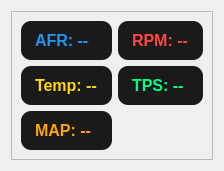
<?xml version="1.0" encoding="UTF-8"?>
<ui version="4.0">
 <class>SensorCards</class>
 <widget class="QWidget" name="SensorCards">
  <layout class="QVBoxLayout" name="verticalLayout">
   <item>
    <widget class="QScrollArea" name="sensorPanel">
     <property name="widgetResizable">
      <bool>true</bool>
     </property>
     <widget class="QWidget" name="scrollAreaWidgetContents">
      <layout class="QGridLayout" name="gridLayout">
       <item row="0" column="0">
        <widget class="QLabel" name="afrLabel">
         <property name="text">
          <string>AFR: --</string>
         </property>
         <property name="styleSheet">
          <string>QLabel {
              color: #2196F3;
              background: #1a1a1a;
              border-radius: 10px;
              padding: 10px;
              font-size: 12pt;
              font-weight: bold;
          }</string>
         </property>
        </widget>
       </item>
       <item row="0" column="1">
        <widget class="QLabel" name="rpmLabel">
         <property name="text">
          <string>RPM: --</string>
         </property>
         <property name="styleSheet">
          <string>QLabel {
              color: #ff4444;
              background: #1a1a1a;
              border-radius: 10px;
              padding: 10px;
              font-size: 12pt;
              font-weight: bold;
          }</string>
         </property>
        </widget>
       </item>
       <item row="1" column="0">
        <widget class="QLabel" name="tempLabel">
         <property name="text">
          <string>Temp: --</string>
         </property>
         <property name="styleSheet">
          <string>QLabel {
              color: #FFD700;
              background: #1a1a1a;
              border-radius: 10px;
              padding: 10px;
              font-size: 12pt;
              font-weight: bold;
          }</string>
         </property>
        </widget>
       </item>
       <item row="1" column="1">
        <widget class="QLabel" name="tpsLabel">
         <property name="text">
          <string>TPS: --</string>
         </property>
         <property name="styleSheet">
          <string>QLabel {
              color: #00FF88;
              background: #1a1a1a;
              border-radius: 10px;
              padding: 10px;
              font-size: 12pt;
              font-weight: bold;
          }</string>
         </property>
        </widget>
       </item>
       <item row="2" column="0">
        <widget class="QLabel" name="mapLabel">
         <property name="text">
          <string>MAP: --</string>
         </property>
         <property name="styleSheet">
          <string>QLabel {
              color: #FFA500;
              background: #1a1a1a;
              border-radius: 10px;
              padding: 10px;
              font-size: 12pt;
              font-weight: bold;
          }</string>
         </property>
        </widget>
       </item>
      </layout>
     </widget>
    </widget>
   </item>
  </layout>
 </widget>
</ui>
